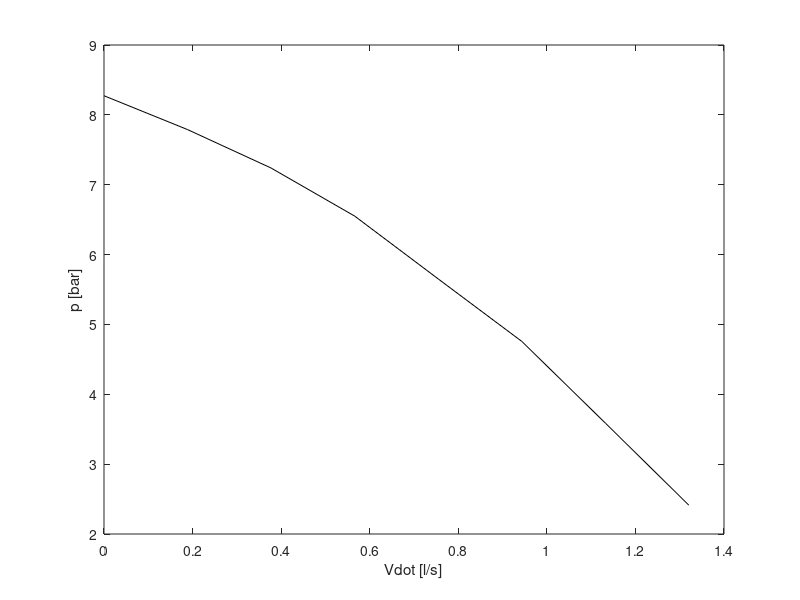

Here is the MATLAB script that generated this plot:
%% p-V Map

%% Parameters

map.p = [827370 779108 723950 655002 565370 475738 358527 241317];  % [Pa]
map.m = [0 0.166 0.333 0.5 0.666 0.833 1 1.166];                    % [kg/s]
rho   = 883;                                                        % [kg/m3]

%% Preprocessing
map.V = map.m/rho;

%% Plotting
plot(map.V*1000,map.p/1e5,'k');
xlabel('Vdot [l/s]');
ylabel('p [bar]')
